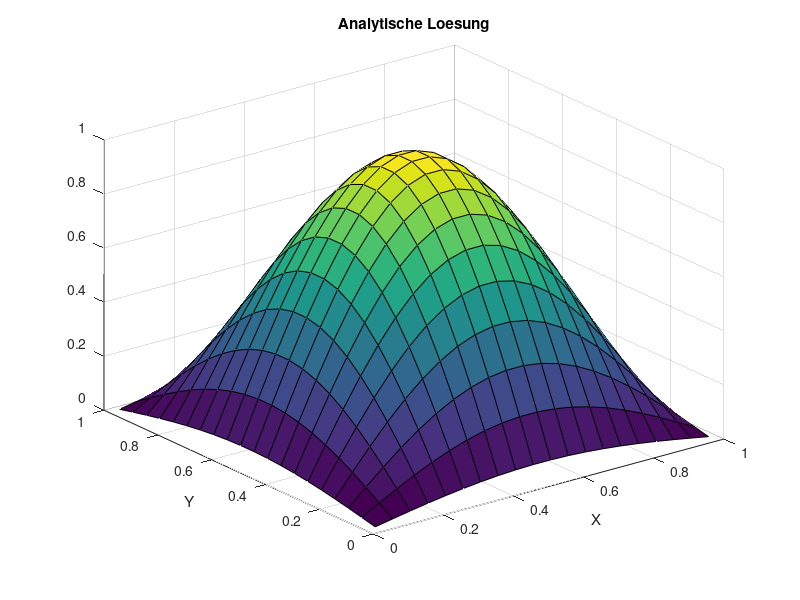
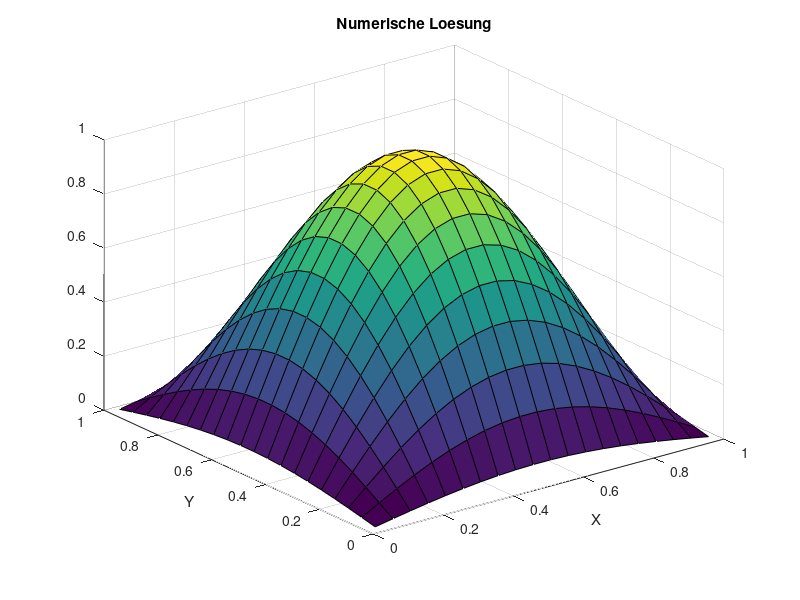
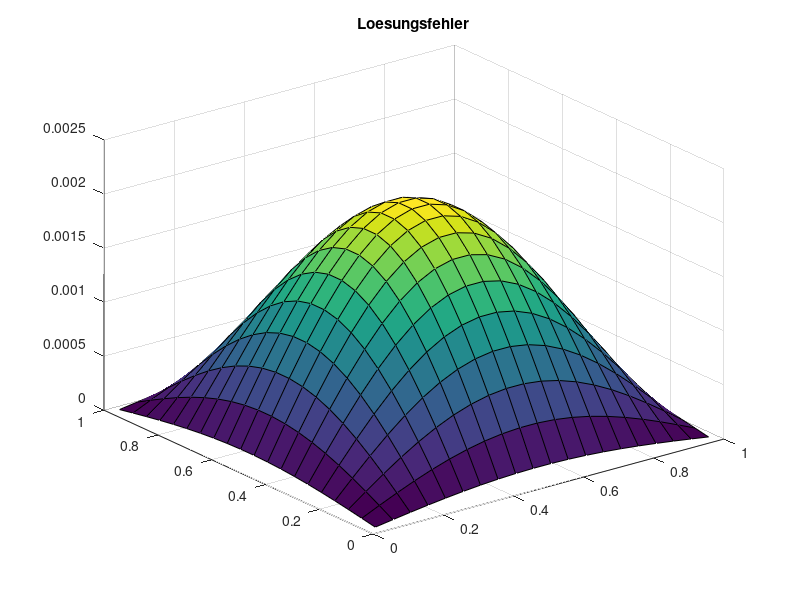
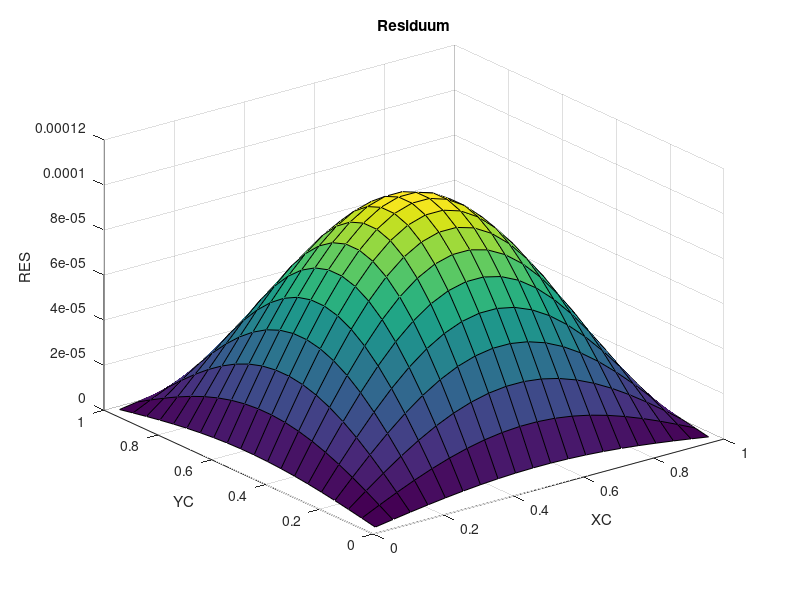

Write the MATLAB code that produced these figures, in order.
clc
clear all
close all
SOL=@(x,y) sin(pi*x)*sin(pi*y);
MSOL=@(x,y) -2*pi^2*sin(pi*x)*sin(pi*y);
%SOL=@(x,y) sin(pi/2*x)*cos(pi/2*y);
%MSOL=@(x,y) -1*pi^2/2*sin(pi/2*x)*cos(pi/2*y);
DIF=1.0;
XMIN=0.0;
XMAX=1.0;
YMIN=0.0;
YMAX=1.0;
N=20; % KV's in einer Koordinatenrichtung, macht N^2 KV gesamt
NN=N*N;

X = linspace(XMIN, XMAX, N+1);
Y = linspace(YMIN, YMAX, N+1);
XC = (X(1:N)+X(2:N+1))/2;
YC = (Y(1:N)+Y(2:N+1))/2;
XCR = [XMIN, XC, XMAX];
YCR = [YMIN, YC, YMAX];

%%% ANALYTISCHE LÖSUNG
TA = zeros(N, N);
for I=1:N
  for J=1:N
    TA(I, J)=SOL(XC(I), YC(J));
  end
end

figure(1)
surf(XC, YC, TA);
title('Analytische Loesung')
xlabel('X')
ylabel('Y')

%%% FVM Lösung

% Randbedingungen
for I=1:N RBS(I)=SOL(XC(I), 0); end
for I=1:N RBN(I)=SOL(XC(I), 1); end
for I=1:N RBE(I)=SOL(1, YC(I)); end
for I=1:N RBW(I)=SOL(0, YC(I)); end

% Koeffizienten speichern
AP = zeros(N);
AE = zeros(N);
AN = zeros(N);
AW = zeros(N);
AS = zeros(N);

for I=1:N
  for J=1:N
    DX = X(I+1)-X(I);
    DY = Y(J+1)-Y(J);

    DXE = XCR(I+2)-XCR(I+1);
    DXW = XCR(I+1)-XCR(I);

    DYN = YCR(J+2)-YCR(J+1);
    DYS = YCR(J+1)-YCR(J);

    AE(I,J) = DIF*DY/DXE;
    AW(I,J) = DIF*DY/DXW;
    AN(I,J) = DIF*DX/DYN;
    AS(I,J) = DIF*DX/DYS;

    AP(I,J) = -AE(I,J)-AN(I,J)-AW(I,J)-AS(I,J);
  end
end

% Gesamtgleichungssystem aufstellen
A = zeros(NN);
b = zeros(NN, 1);

for J=1:N
  for I=1:N
    IDX = (J-1)*N + I;

    DX = X(I+1)-X(I);
    DY = Y(J+1)-Y(J);
    b(IDX) = MSOL(XC(I),YC(J))*DX*DY;

    % Hauptdiagonale
    A(IDX, IDX) = AP(I,J);

    % Westliche Nebendiagonale
    if mod(IDX,N)==1
      b(IDX) = b(IDX)-AW(I,J)*RBW(J);
    else
      A(IDX, IDX-1) = AW(I,J);
    end

    % Östliche Nebendiagonale
    if mod(IDX,N)==0
      b(IDX) = b(IDX)-AE(I,J)*RBE(J);
    else
      A(IDX, IDX+1) = AE(I,J);
    end

    % Nördliche Nebendiagonale
    if IDX > NN-N
      b(IDX) = b(IDX)-AN(I,J)*RBN(I);
    else
      A(IDX, IDX+N) = AN(I,J);
    end

    % Südliche Nebendiagonale
    if IDX <= N
      b(IDX) = b(IDX)-AS(I,J)*RBS(I);
    else
      A(IDX, IDX-N) = AS(I,J);
    end
  end
end

t=A\b;
T=reshape(t,N,N);

% mit Randwerten
T2 = zeros(N+2);
T2(2:N+1,2:N+1) = T;

figure(2)
surf(XC, YC, T);
title('Numerische Loesung')
xlabel('X')
ylabel('Y')


%%% Lösungsfehler berechnen
SERR=0.0;
ERR=zeros(N);
for I=1:N
  for J=1:N
    ERR(I,J)=T(I, J)-TA(I, J);
    SERR=SERR+ERR(I,J)^2;
  end
end
SERR=sqrt(SERR/NN);

figure(3)
surf(XC, YC, ERR);
title('Loesungsfehler')

fprintf('Summierter Fehler %16.10e NN=%g\n', SERR, NN);

%%% ORDNUNG  BESTIMMEN
ERR5=1.6779195551e-02;
ERR10=4.1327084831e-03;
ERR20=1.0293533823e-03;
ERR40=2.5710023908e-04;
op=log((ERR5)/(ERR10))/log(2);
fprintf('Ordnung des Verfahrens %16.10e \n',op  );
op=log((ERR10)/(ERR20))/log(2);
fprintf('Ordnung des Verfahrens %16.10e \n',op  );
op=log((ERR20)/(ERR40))/log(2);
fprintf('Ordnung des Verfahrens %16.10e \n',op  );



%%% RESIDUUM BERECHNEN
s=zeros(N);
for I=1:N
  for J=1:N
    s(I, J)=SOL(XC(I), YC(J));
  end
end

s=reshape(s, NN, 1);

RES=A*s-b;

RES2 = reshape(RES, N, N);

figure(4)
surf(XC, YC, RES2);

xlabel('XC')
ylabel('YC')
zlabel('RES')
title('Residuum')

%%% Truncation Error berechnen

% b ohne Randwerte
TE=zeros(N);
b=zeros(N);
for I=1:N
  for J=1:N
    DX = X(I+1)-X(I);
    DY = Y(J+1)-Y(J);
    b(IDX) = MSOL(XC(I),YC(J))*DX*DY;
  end
end

for I=3:N-2
  for J=3:N-2
    TE(I,J)=1;
    DX = X(I+1)-X(I);
    DY = Y(J+1)-Y(J);
    TE(I,J) = ((DX*DY)/24 * (b(I+1,J)+b(I-1,J)+b(I,J+1)+b(I,J-1)-4*b(I,J)))... % TE_source
            + ((T(I+2,J)-3*T(I+1,J)+3*T(I,J)-T(I-1,J))/(24*DX))... % TE_e
            - ((T(I+1,J)-3*T(I,J)+3*T(I-1,J)-T(I-2,J))/(24*DX))... % TE_w
            + ((T(I,J+2)-3*T(I,J+1)+3*T(I,J)-T(I,J-1))/(24*DY))... % TE_n
            - ((T(I,J+1)-3*T(I,J)+3*T(I,J-1)-T(I,J-2))/(24*DY)); % TE_s
  end
end

% TE Sonderfälle für Randvolumen
%I=2;
%DX = X(I+1)-X(I);
%TE(I) = (DX/24 * (b(I+1) - 2*b(I) + b(I-1)))... % TE_source
      %+ ((T(I+2)-3*T(I+1)+3*T(I)-T(I-1))/(24*DX))... % TE_e
      %- ((T(I+1)-3*T(I)+4*T(I-1)-2*RBW)/(24*DX)); % TE_w
%TE(I) = TE(I)/DX;

%I = N-1;
%DX = X(I+1)-X(I);
%TE(I) = (DX/24 * (b(I+1) - 2*b(I) + b(I-1)))... % TE_source
      %+ ((2*RBE-4*T(I+1)+3*T(I)-T(I-1))/(24*DX))... % TE_e
      %- ((T(I+1)-3*T(I)+3*T(I-1)-T(I-2))/(24*DX)); % TE_w
%TE(I) = TE(I)/DX;

figure(5)

surf(XC, YC, TE);
title('TE');


RESTE = RES2-TE;
figure(6)
surf(XC(3:N-2), YC(3:N-2), RESTE(3:N-2, 3:N-2));
title('RES-TE');
